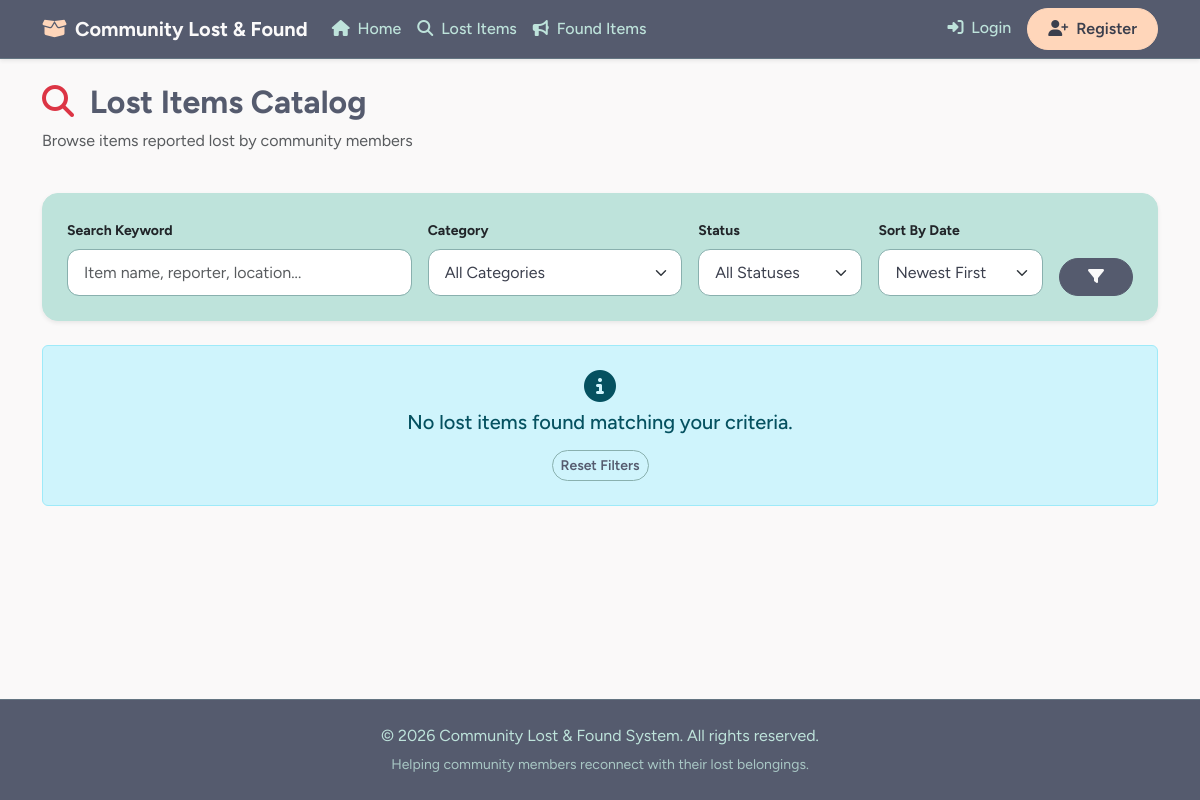
Before: /lost_items.php with the older database file.
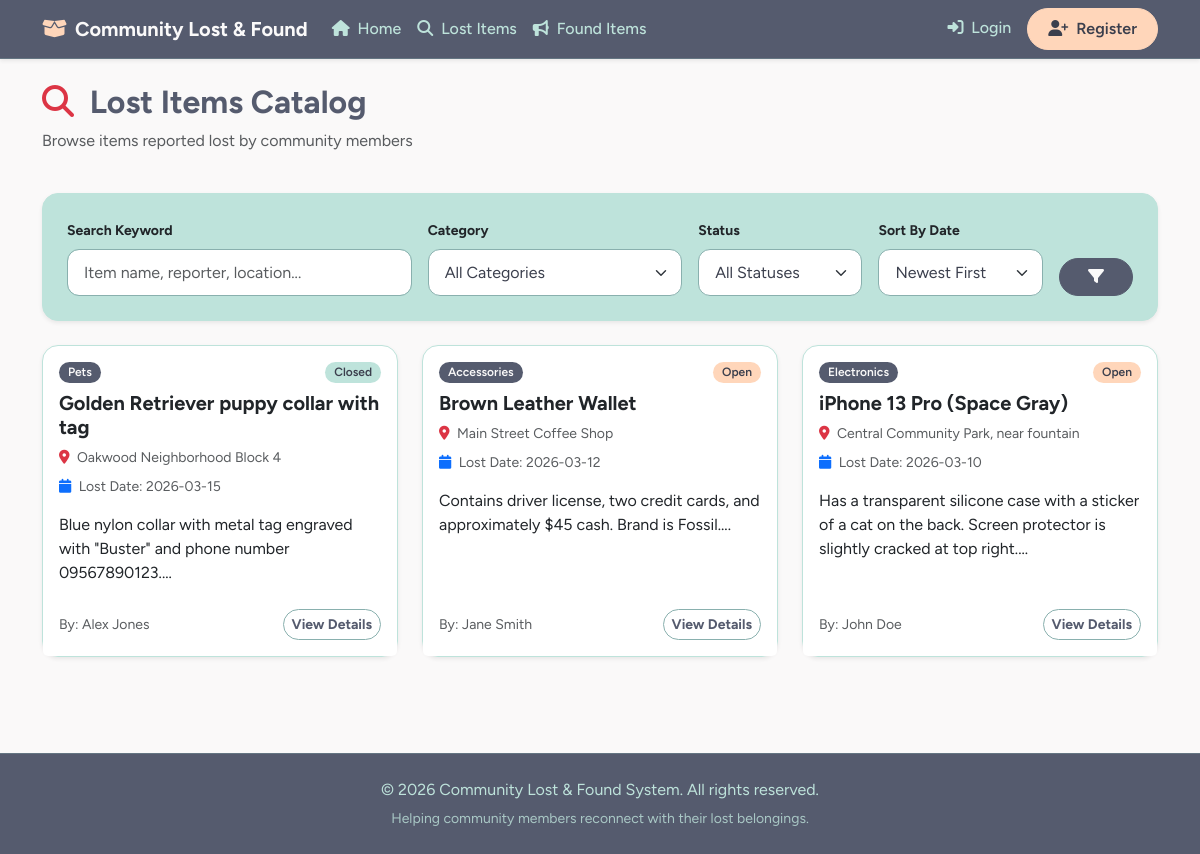
After: the same page with the newer database file.
### tables this page shows
CREATE TABLE `items` (
  `item_id` INT AUTO_INCREMENT PRIMARY KEY,
  `user_id` INT NOT NULL,
  `status_id` INT NOT NULL DEFAULT 1,
  `item_type` ENUM('Lost', 'Found') NOT NULL,
  `category_id` INT NOT NULL,
  `title` VARCHAR(150) NOT NULL,
  `description` TEXT NOT NULL,
  `location` VARCHAR(150) NOT NULL,
  `event_date` DATE NOT NULL,
  `created_at` TIMESTAMP DEFAULT CURRENT_TIMESTAMP,
  `updated_at` TIMESTAMP DEFAULT CURRENT_TIMESTAMP ON UPDATE CURRENT_TIMESTAMP,
  CONSTRAINT `fk_item_user` FOREIGN KEY (`user_id`) REFERENCES `users` (`user_id`) ON DELETE CASCADE,
  CONSTRAINT `fk_item_status` FOREIGN KEY (`status_id`) REFERENCES `i_status` (`status_id`) ON DELETE RESTRICT,
  CONSTRAINT `fk_item_category` FOREIGN KEY (`category_id`) REFERENCES `categories` (`category_id`) ON DELETE RESTRICT,
  INDEX `idx_item_type` (`item_type`)
);

CREATE TABLE `categories` (
  `category_id` INT AUTO_INCREMENT PRIMARY KEY,
  `category` VARCHAR(50) NOT NULL UNIQUE
);

CREATE TABLE `i_status` (
  `status_id` INT AUTO_INCREMENT PRIMARY KEY,
  `status` VARCHAR(30) NOT NULL UNIQUE
);

### db.php (called while the page is built, shortened)
<?php
function isLoggedIn() {
    return isset($_SESSION['user_id']);
}

### lost_items.php (the view, shortened to what this page needs)
<?php
require_once 'db.php';
$search = trim($_GET['search'] ?? '');
$sort = trim($_GET['sort'] ?? 'newest');
$query = "SELECT i.*, CONCAT(u.firstname, ' ', u.lastname) AS full_name, c.category, s.status
          FROM items i
          JOIN users u ON i.user_id = u.user_id
          JOIN categories c ON i.category_id = c.category_id
          JOIN i_status s ON i.status_id = s.status_id
          WHERE i.item_type = 'Lost'";
$params = [];
if ($sort === 'oldest') {
    $query .= " ORDER BY i.event_date ASC";
} else {
    $query .= " ORDER BY i.event_date DESC";
}
$stmt = $pdo->prepare($query);
$stmt->execute($params);
$items = $stmt->fetchAll();
include 'header.php';
?>
<div class="container my-4">
    <div class="d-flex justify-content-between align-items-center mb-4">
        <div>
            <h2 class="fw-bold"><i class="fa-solid fa-search text-danger me-2"></i> Lost Items Catalog</h2>
            <p class="text-muted">Browse items reported lost by community members</p>
        </div>
    </div>
    <div class="card p-4 mb-4 shadow-sm bg-light">
        <form method="GET" action="lost_items.php" class="row g-3">
            <div class="col-md-4">
                <label for="search" class="form-label fw-bold small">Search Keyword</label>
                <input type="text" class="form-control" id="search" name="search" value="<?php echo htmlspecialchars($search); ?>" placeholder="Item name, reporter, location...">
            </div>
            <div class="col-md-3">
                <label for="category" class="form-label fw-bold small">Category</label>
                <select class="form-select" id="category" name="category">
                    <option value="">All Categories</option>
                </select>
            </div>
            <div class="col-md-2">
                <label for="status" class="form-label fw-bold small">Status</label>
                <select class="form-select" id="status" name="status">
                    <option value="">All Statuses</option>
                </select>
            </div>
            <div class="col-md-2">
                <label for="sort" class="form-label fw-bold small">Sort By Date</label>
                <select class="form-select" id="sort" name="sort">
                    <option value="newest" <?php echo $sort === 'newest' ? 'selected' : ''; ?>>Newest First</option>
                </select>
            </div>
            <div class="col-md-1 d-flex align-items-end">
                <button type="submit" class="btn btn-dark w-100 fw-bold"><i class="fa-solid fa-filter"></i></button>
            </div>
        </form>
    </div>
    <div class="row">
        <?php if (empty($items)): ?>
            <div class="col-12">
                <div class="alert alert-info text-center py-4">
                    <i class="fa-solid fa-info-circle fa-2x mb-2"></i>
                    <h5>No lost items found matching your criteria.</h5>
                    <a href="lost_items.php" class="btn btn-outline-primary btn-sm mt-2">Reset Filters</a>
                </div>
            </div>
        <?php else: ?>
            <?php foreach ($items as $item): ?>
                <div class="col-md-4 mb-4">
                    <div class="card h-100 shadow-sm">
                        <div class="card-body">
                            <div class="d-flex justify-content-between mb-2">
                                <span class="badge bg-danger"><?php echo htmlspecialchars($item['category']); ?></span>
                                <span class="badge bg-<?php echo $item['status'] === 'Open' ? 'warning text-dark' : 'secondary'; ?>"><?php echo htmlspecialchars($item['status']); ?></span>
                            </div>
                            <h5 class="card-title fw-bold"><?php echo htmlspecialchars($item['title']); ?></h5>
                            <p class="card-text text-muted small mb-2"><i class="fa-solid fa-map-marker-alt me-1 text-danger"></i> <?php echo htmlspecialchars($item['location']); ?></p>
                            <p class="card-text text-muted small mb-3"><i class="fa-solid fa-calendar me-1 text-primary"></i> Lost Date: <?php echo $item['event_date']; ?></p>
                            <p class="card-text"><?php echo nl2br(htmlspecialchars(substr($item['description'], 0, 120))); ?>...</p>
                        </div>
                        <div class="card-footer bg-white border-top-0 d-flex justify-content-between align-items-center pb-3">
                            <small class="text-muted">By: <?php echo htmlspecialchars($item['full_name']); ?></small>
                            <a href="lost_detail.php?id=<?php echo $item['item_id']; ?>" class="btn btn-outline-primary btn-sm fw-bold">View Details</a>
                        </div>
                    </div>
                </div>
            <?php endforeach; ?>
        <?php endif; ?>
    </div>
</div>
<?php include 'footer.php'; ?>

### header.php (shortened to what this page needs)
<?php
$is_admin_subfolder = (strpos($_SERVER['PHP_SELF'], '/admin/') !== false);
$root_prefix = $is_admin_subfolder ? '../' : '';
?>
<!DOCTYPE html>
<html lang="en">
<head>
    <link href="https://cdn.jsdelivr.net/npm/bootstrap@5.3.2/dist/css/bootstrap.min.css" rel="stylesheet">
    <link href="https://cdnjs.cloudflare.com/ajax/libs/font-awesome/6.4.2/css/all.min.css" rel="stylesheet">
</head>
<body>
<nav class="navbar navbar-expand-lg navbar-dark sticky-top shadow-sm">
    <div class="container">
        <a class="navbar-brand fw-bold" href="<?php echo $root_prefix; ?>index.php">
            <i class="fa-solid fa-box-open me-2"></i>Community Lost &amp; Found
        </a>
        <div class="collapse navbar-collapse" id="navbarNav">
            <ul class="navbar-nav me-auto">
                <li class="nav-item"><a class="nav-link" href="<?php echo $root_prefix; ?>index.php"><i class="fa-solid fa-home me-1"></i> Home</a></li>
                <li class="nav-item"><a class="nav-link" href="<?php echo $root_prefix; ?>lost_items.php"><i class="fa-solid fa-search me-1"></i> Lost Items</a></li>
                <li class="nav-item"><a class="nav-link" href="<?php echo $root_prefix; ?>found_items.php"><i class="fa-solid fa-bullhorn me-1"></i> Found Items</a></li>
            </ul>
            <ul class="navbar-nav ms-auto">
                <?php if (isLoggedIn()): ?>
                    <?php if (isAdminOrStaff()): ?>
                        <li class="nav-item"><a class="nav-link text-warning fw-semibold" href="<?php echo $root_prefix; ?>admin/dashboard.php"><i class="fa-solid fa-gauge me-1"></i> Admin Dashboard</a></li>
                    <?php endif; ?>
                    <li class="nav-item dropdown">
                        <a class="nav-link dropdown-toggle" href="#" role="button" data-bs-toggle="dropdown">
                            <i class="fa-solid fa-user-circle me-1"></i> <?php echo htmlspecialchars($_SESSION['full_name']); ?>
                        </a>
                        <ul class="dropdown-menu dropdown-menu-end">
                            <li><a class="dropdown-item" href="<?php echo $root_prefix; ?>logout.php"><i class="fa-solid fa-sign-out-alt me-2"></i> Logout</a></li>
                        </ul>
                    </li>
                <?php else: ?>
                    <li class="nav-item"><a class="nav-link" href="<?php echo $root_prefix; ?>login.php"><i class="fa-solid fa-sign-in-alt me-1"></i> Login</a></li>
                    <li class="nav-item"><a class="btn btn-warning ms-2" href="<?php echo $root_prefix; ?>register.php"><i class="fa-solid fa-user-plus me-1"></i> Register</a></li>
                <?php endif; ?>
            </ul>
        </div>
    </div>
</nav>
<main>

### footer.php (shortened to what this page needs)
</main>
<footer class="py-4 mt-5 text-center">
    <div class="container">
        <p class="mb-1">&copy; <?php echo date('Y'); ?> Community Lost & Found System. All rights reserved.</p>
        <small class="text-muted">Helping community members reconnect with their lost belongings.</small>
    </div>
</footer>
</body>
</html>

### header.php (style rules this page uses)
:root { --blue-slate: #555b6eff; --muted-teal: #89b0aeff; --frozen-water: #bee3dbff; --bright-snow: #faf9f9ff; --peach-fuzz: #ffd6baff; --ink: #3b3f4d; }
body { background-color: var(--bright-snow); color: var(--blue-slate); font-family: 'Figtree', system-ui, -apple-system, 'Segoe UI', sans-serif; display: flex; flex-direction: column; min-height: 100vh; }
main { flex: 1; }
.navbar { background-color: var(--blue-slate) !important; border-bottom: 1px solid rgba(137, 176, 174, 0.3); }
.navbar-brand { color: var(--bright-snow) !important; font-weight: 700; }
.navbar-brand i { color: var(--peach-fuzz) !important; }
.navbar-nav .nav-link { color: var(--frozen-water) !important; font-weight: 500; transition: color .15s ease; }
.btn-warning { background-color: var(--peach-fuzz); border-color: var(--peach-fuzz); color: var(--ink); font-weight: 600; border-radius: 999px; padding: .5rem 1.25rem; transition: background-color .15s, border-color .15s; }
.btn-outline-primary { border-color: var(--muted-teal); color: var(--blue-slate); font-weight: 600; border-radius: 999px; }
.btn-dark { background-color: var(--blue-slate); border-color: var(--blue-slate); color: var(--bright-snow); border-radius: 999px; font-weight: 600; }
.card { border: 1px solid var(--frozen-water); border-radius: 16px; background-color: #ffffff; box-shadow: 0 4px 20px rgba(85, 91, 110, 0.04); transition: transform 0.2s ease, box-shadow 0.2s ease; }
.bg-light { background-color: var(--frozen-water) !important; border-radius: 16px; }
.badge { font-weight: 600; padding: .35em .75em; border-radius: 999px; }
.bg-danger { background-color: var(--blue-slate) !important; color: var(--bright-snow); }
.bg-warning { background-color: var(--peach-fuzz) !important; color: var(--ink) !important; }
.bg-secondary { background-color: var(--frozen-water) !important; color: var(--ink) !important; }
.form-control, .form-select { border-radius: 12px; border: 1px solid var(--muted-teal); padding: .65rem 1rem; background-color: #fff; color: var(--ink); }
.form-control { border-radius: 12px; }
footer { background-color: var(--blue-slate); color: var(--frozen-water); border-top: 1px solid rgba(137, 176, 174, 0.3); }
footer .text-muted { color: var(--frozen-water) !important; opacity: 0.8; }

Changed rows visible on the page:
added items: category.category "Pets", status.status "Closed", title "Golden Retriever puppy collar with tag", location "Oakwood Neighborhood Block 4", event_date "2026-03-15", description "Blue nylon collar with metal tag engraved with \"Buster\" and phone number 09567890123.", full_name "Alex Jones"
added items: category.category "Accessories", status.status "Open", title "Brown Leather Wallet", location "Main Street Coffee Shop", event_date "2026-03-12", description "Contains driver license, two credit cards, and approximately $45 cash. Brand is Fossil.", full_name "Jane Smith"
added items: category.category "Electronics", status.status "Open", title "iPhone 13 Pro (Space Gray)", location "Central Community Park, near fountain", event_date "2026-03-10", description "Has a transparent silicone case with a sticker of a cat on the back. Screen protector is slightly cracked at top right.", full_name "John Doe"
Other visible differences:
text no longer shown: "No lost items found matching your criteria. Reset Filters"
